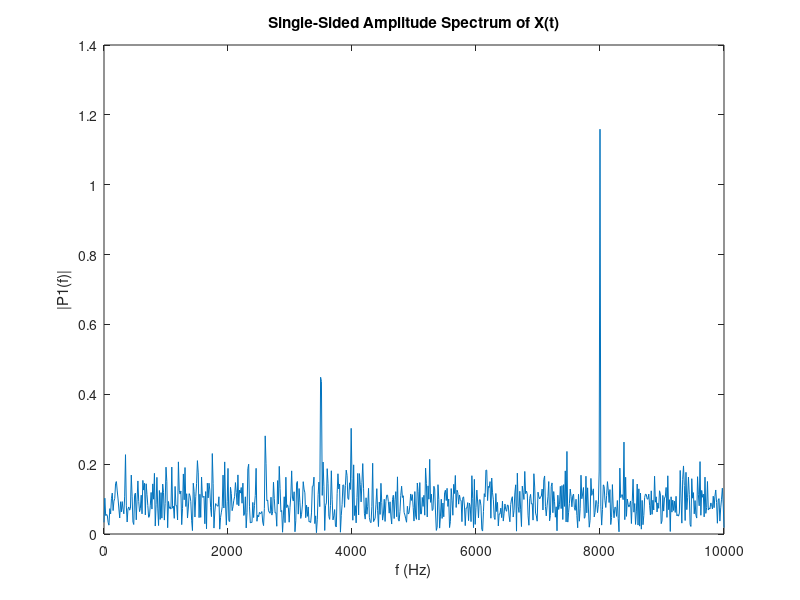

Source code (MATLAB): (Note: this script raises an error after producing the figure.)
clc;
%% This script is just to verify that I can implement:
%IIR filter using bilinear transforms
%FIR filter using a bunch of different windows
%% Generate a noisy signal
%The code on generating the noisy signal and FFT is adapted from MATLABs resource on FFT 
clear all;
Fh = 10000;
T = 1/(2*Fh);         % Sampling period  
Fs = 1/T;             % Sampling frequency       
L = 1500;             % Length of signal
t = (0:L-1)*T;        % Time vector
freq = 3500;
freqN = 8000;

S = 0.7*sin(2*pi*freq*t) + sin(2*pi*freqN*t);
X = S + 2*randn(size(t));

plot(1000*t(1:50),X(1:50))
title('Signal Corrupted with Zero-Mean Random Noise')
xlabel('t (milliseconds)')
ylabel('X(t)')


%% Get the FFT of the signal
Y = fft(X);

P2 = abs(Y/L);
P1 = P2(1:L/2+1);
P1(2:end-1) = 2*P1(2:end-1);

f = Fs*(0:(L/2))/L;
plot(f,P1) 
title('Single-Sided Amplitude Spectrum of X(t)')
xlabel('f (Hz)')
ylabel('|P1(f)|')

%% IIR - Bilinear LPF
steps = 200;

[w, HLPF] = iirLPFModel(3000, 4500, 2, -8, Fh, steps);

figure;
plot(w, HLPF);
ylabel('|Magnitude (dB)|');
xlabel('\omega (rad/s)')

%% IIR - Bilinear BPF

% [w, HBPF] = iirBPFModel(3000, 1500, 4000, 5500, 2, -8, Fh, steps);
% 
% figure;
% plot(w, HBPF);
% ylabel('|Magnitude (dB)|');
% xlabel('\omega (rad/s)')
